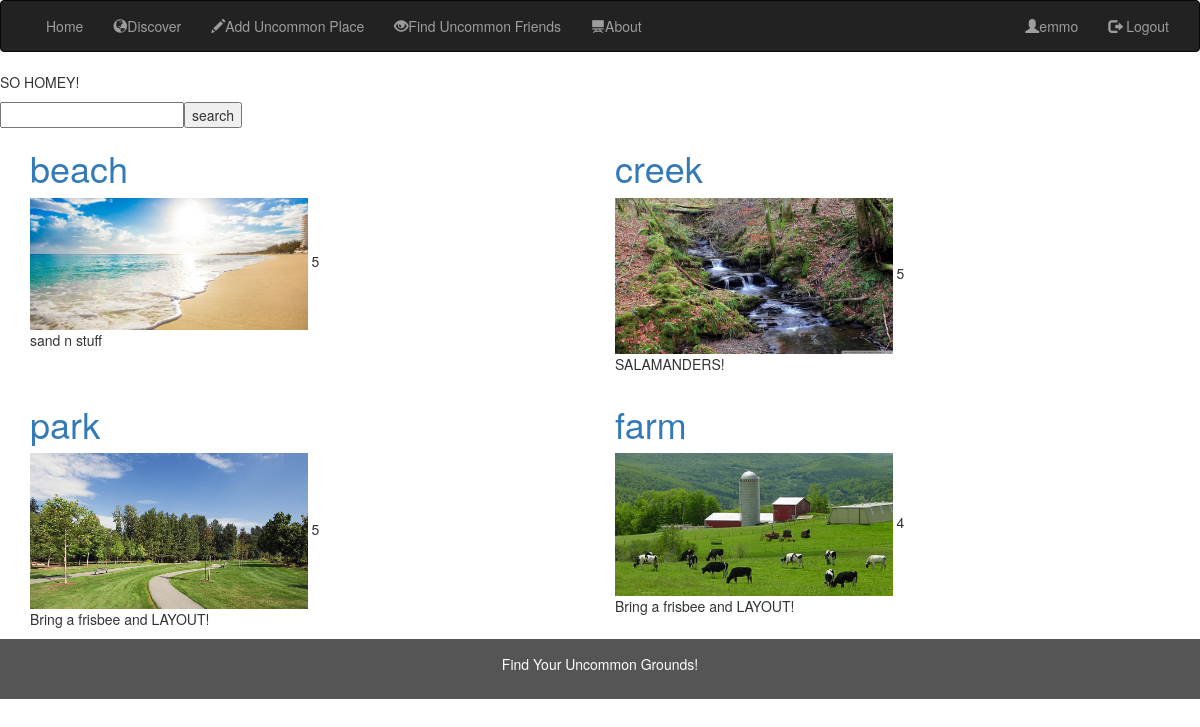
Screenshot of /UncommonGrounds/discover/ (signed in) with the database file from the repository.
### UncommonGrounds/models.py (models this page shows, shortened)
class Location(models.Model):
    name = models.CharField(max_length=100, help_text="Enter the name of location")
    """GPS_coordinates = """
    contributor = models.ForeignKey('Profile', on_delete=models.SET_NULL, null=True)
    description = models.TextField(max_length=1000, help_text="Brief description of location")
    tags = models.ManyToManyField(Tag)
    RATING = (
        (0, ' '),
        (1, '*'),
        (2, '**'),
        (3, '***'),
        (4, '****'),
        (5, '*****'),
    )
    ratings = models.IntegerField(choices=RATING, blank=True, default=' ')
    popularity = models.IntegerField()
    added = models.DateTimeField(auto_now_add=True)
    comments = models.ForeignKey('Comment', related_name="loc_comments", on_delete=models.SET_NULL, null=True)
    image = models.ImageField(upload_to = 'location_images/')
    def get_absolute_url(self):
        return reverse('location-detail', args=[str(self.id)])

### UncommonGrounds/views.py (the view)
# urls.py: path('discover/', views.discover, name='discover'),
def discover(request):
    location_list = Location.objects.all()
    num_tags = Tag.objects.all().count()
    return render(
        request,
        'discover.html',
        context = {'location_list':location_list}
    )

### UncommonGrounds/templates/discover.html (shortened to what this page needs)
{% extends "base_generic.html" %}
{% block content %}
        <p>SO HOMEY!</p>
            <div id="tfheader">
                <form id="tfnewsearch" method="get" action="http://www.google.com">
                        <input type="text" class="tftextinput" name="q" size="21" maxlength="120"><input type="submit" value="search" class="tfbutton">
                </form>
            </div>
        <div class="container">
            <div class="row">
                <div class="col-sm-6">
                    <h1 class="img-title"><a href="{{location_list.1.get_absolute_url}}">{{location_list.1.name}}</a></h1>
                    <div>
                        <div style="display: inline"><img src="{{location_list.1.image}}"  style="width:50%" alt="Image"></div>
                        <div style="display: inline-block"><p style="width:100%" >{{location_list.1.ratings}}</p></div>
                    </div>
                    <p class="img-text">{{location_list.1.description}}</p>
                </div>
                <div class="col-sm-6" class="img-text">
                    <h1 class="img-title"><a href="{{location_list.2.get_absolute_url}}">{{location_list.2.name}}</a></h1>
                    <div>
                        <div style="display: inline"><img src="{{location_list.2.image}}"  style="width:50%" alt="Image"></div>
                        <div style="display: inline-block"><p style="width:100%: 1px solid #888888" >{{location_list.2.ratings}}</p></div>
                    </div>
                    <p class="img-text">{{location_list.2.description}}</p>
                </div>
            </div>
            <div class="row">
                <div class="col-sm-6" class="img-text">
                    <h1 class="img-title"><a href="{{location_list.3.get_absolute_url}}">{{location_list.3.name}}</a></h1>
                    <div>
                        <div style="display: inline"><img src="{{location_list.3.image}}"  style="width:50%" alt="Image"></div>
                        <div style="display: inline-block"><p style="width:100%" >{{location_list.3.ratings}}</p></div>
                    </div>
                    <p class="img-text">{{location_list.3.description}}</p>
                </div>
                <div class="col-sm-6" class="img-text">
                    <h1 class="img-title"><a href="{{location_list.4.get_absolute_url}}">{{location_list.4.name}}</a></h1>
                    <div>
                        <div style="display: inline"><img src="{{location_list.4.image}}"  style="width:50%" alt="Image"></div>
                        <div style="display: inline-block"><p style="width:100%" >{{location_list.4.ratings}}</p></div>
                    </div>
                    <p class="img-text">{{location_list.3.description}}</p>
                </div>
            </div>
        </div>
{% endblock %}

### UncommonGrounds/templates/base_generic.html (shortened to what this page needs)
<!DOCTYPE html>
<html lang="en">
<head>
  <link rel="stylesheet" href="https://maxcdn.bootstrapcdn.com/bootstrap/3.3.7/css/bootstrap.min.css">
  {% load static %}
  <link rel="stylesheet" href="{% static 'css/styles.css' %}">
</head>
<body>
<nav class="navbar navbar-inverse">
  <div class="container-fluid">
    <div class="collapse navbar-collapse" id="myNavbar">
      <ul class="nav navbar-nav">
        <li><a href="{% url 'discover' %}">Home</a></li>
        <li><a href="{% url 'locations' %}"><span class="glyphicon glyphicon-globe"></span>Discover</a></li>
        <li><a href="#"><span class="glyphicon glyphicon-pencil"></span>Add Uncommon Place</a></li>
        <li><a href="{% url 'profiles' %}"><span class="glyphicon glyphicon-eye-open"></span>Find Uncommon Friends</a></li>
        <li><a href="{% url 'about' %}"><span class="glyphicon glyphicon-blackboard"></span>About</a></li>
      </ul>
      <ul class="nav navbar-nav navbar-right">
        {% if user.is_authenticated %}
          <li><a href="{% url 'profile' %}"><span class="glyphicon glyphicon-user"></span>{{ user.get_username }}</a></li>
          <li><a href="{% url 'logout'%}"><span class="glyphicon glyphicon-log-out"></span> Logout</a></li>
        {% else %}
          <li><a href="{% url 'addUser' %}"><span class="glyphicon glyphicon-user"></span> Sign Up</a></li>
          <li><a href="{% url 'login' %}"><span class="glyphicon glyphicon-log-in"></span> Login</a></li>
        {% endif %}
      </ul>
    </div>
  </div>
</nav>
{% block content %}{% endblock %}
<footer class="container-fluid text-center">
  <p>Find Your Uncommon Grounds!</p>
</footer>
</body>
</html>

### UncommonGrounds/static/css/styles.css (style rules this page uses)
footer { background-color: #555; color: white; padding: 15px; }

### rows the page displays
Location: name "beach", image (picture), ratings "5", description "sand n stuff"
Location: name "creek", image (picture), ratings "5", description "SALAMANDERS!"
Location: name "park", image (picture), ratings "5", description "Bring a frisbee and LAYOUT!"
Location: name "farm", image (picture), ratings "4"

### other values shown
{{ user.get_username }} "emmo"
